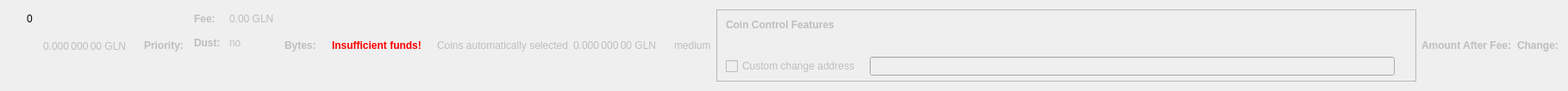
    <widget class="QWidget" name="dummyHideWidget" native="true">
     <property name="maximumSize">
      <size>
       <width>100</width>
       <height>22</height>
      </size>
     </property>
     <layout class="QHBoxLayout" name="dummyHideLayout">
      <item>
       <layout class="QFormLayout" name="formLayoutCoinControl1">
        <property name="horizontalSpacing">
         <number>10</number>
        </property>
        <property name="verticalSpacing">
         <number>14</number>
        </property>
        <property name="leftMargin">
         <number>10</number>
        </property>
        <property name="topMargin">
         <number>4</number>
        </property>
        <property name="rightMargin">
         <number>6</number>
        </property>
        <item row="0" column="1">
         <widget class="QLabel" name="labelCoinControlBytes">
          <property name="cursor">
           <cursorShape>IBeamCursor</cursorShape>
          </property>
          <property name="contextMenuPolicy">
           <enum>Qt::ActionsContextMenu</enum>
          </property>
          <property name="text">
           <string notr="true">0</string>
          </property>
          <property name="textInteractionFlags">
           <set>Qt::LinksAccessibleByMouse|Qt::TextSelectableByKeyboard|Qt::TextSelectableByMouse</set>
          </property>
         </widget>
        </item>
       </layout>
      </item>
      <item>
       <widget class="QLabel" name="labelCoinControlAfterFee">
        <property name="enabled">
         <bool>false</bool>
        </property>
        <property name="sizePolicy">
         <sizepolicy hsizetype="Fixed" vsizetype="Fixed">
          <horstretch>0</horstretch>
          <verstretch>0</verstretch>
         </sizepolicy>
        </property>
        <property name="minimumSize">
         <size>
          <width>111</width>
          <height>12</height>
         </size>
        </property>
        <property name="maximumSize">
         <size>
          <width>111</width>
          <height>12</height>
         </size>
        </property>
        <property name="cursor">
         <cursorShape>IBeamCursor</cursorShape>
        </property>
        <property name="contextMenuPolicy">
         <enum>Qt::ActionsContextMenu</enum>
        </property>
        <property name="text">
         <string notr="true">0.000 000 00 GLN</string>
        </property>
        <property name="textInteractionFlags">
         <set>Qt::LinksAccessibleByMouse|Qt::TextSelectableByKeyboard|Qt::TextSelectableByMouse</set>
        </property>
       </widget>
      </item>
      <item>
       <widget class="QLabel" name="labelCoinControlPriorityText">
        <property name="enabled">
         <bool>false</bool>
        </property>
        <property name="font">
         <font>
          <weight>75</weight>
          <bold>true</bold>
         </font>
        </property>
        <property name="text">
         <string>Priority:</string>
        </property>
       </widget>
      </item>
      <item>
       <layout class="QHBoxLayout" name="horizontalLayout"/>
      </item>
      <item>
       <layout class="QFormLayout" name="formLayoutCoinControl3">
        <property name="horizontalSpacing">
         <number>10</number>
        </property>
        <property name="verticalSpacing">
         <number>14</number>
        </property>
        <property name="leftMargin">
         <number>6</number>
        </property>
        <property name="topMargin">
         <number>4</number>
        </property>
        <property name="rightMargin">
         <number>6</number>
        </property>
        <item row="0" column="0">
         <widget class="QLabel" name="labelCoinControlFeeText">
          <property name="enabled">
           <bool>false</bool>
          </property>
          <property name="font">
           <font>
            <weight>75</weight>
            <bold>true</bold>
           </font>
          </property>
          <property name="text">
           <string>Fee:</string>
          </property>
          <property name="margin">
           <number>0</number>
          </property>
         </widget>
        </item>
        <item row="0" column="1">
         <widget class="QLabel" name="labelCoinControlFee">
          <property name="enabled">
           <bool>false</bool>
          </property>
          <property name="cursor">
           <cursorShape>IBeamCursor</cursorShape>
          </property>
          <property name="contextMenuPolicy">
           <enum>Qt::ActionsContextMenu</enum>
          </property>
          <property name="text">
           <string notr="true">0.00 GLN</string>
          </property>
          <property name="textInteractionFlags">
           <set>Qt::LinksAccessibleByMouse|Qt::TextSelectableByKeyboard|Qt::TextSelectableByMouse</set>
          </property>
         </widget>
        </item>
        <item row="1" column="0">
         <widget class="QLabel" name="labelCoinControlLowOutputText">
          <property name="enabled">
           <bool>false</bool>
          </property>
          <property name="font">
           <font>
            <weight>75</weight>
            <bold>true</bold>
           </font>
          </property>
          <property name="text">
           <string>Dust:</string>
          </property>
         </widget>
        </item>
        <item row="1" column="1">
         <widget class="QLabel" name="labelCoinControlLowOutput">
          <property name="enabled">
           <bool>false</bool>
          </property>
          <property name="cursor">
           <cursorShape>IBeamCursor</cursorShape>
          </property>
          <property name="contextMenuPolicy">
           <enum>Qt::ActionsContextMenu</enum>
          </property>
          <property name="text">
           <string>no</string>
          </property>
          <property name="textInteractionFlags">
           <set>Qt::LinksAccessibleByMouse|Qt::TextSelectableByKeyboard|Qt::TextSelectableByMouse</set>
          </property>
         </widget>
        </item>
       </layout>
      </item>
      <item>
       <widget class="QLabel" name="labelCoinControlBytesText">
        <property name="enabled">
         <bool>false</bool>
        </property>
        <property name="font">
         <font>
          <weight>75</weight>
          <bold>true</bold>
         </font>
        </property>
        <property name="text">
         <string>Bytes:</string>
        </property>
       </widget>
      </item>
      <item>
       <layout class="QFormLayout" name="formLayoutCoinControl2">
        <property name="horizontalSpacing">
         <number>10</number>
        </property>
        <property name="verticalSpacing">
         <number>14</number>
        </property>
        <property name="leftMargin">
         <number>6</number>
        </property>
        <property name="topMargin">
         <number>4</number>
        </property>
        <property name="rightMargin">
         <number>6</number>
        </property>
       </layout>
      </item>
      <item>
       <layout class="QHBoxLayout" name="horizontalLayoutCoinControl2">
        <property name="spacing">
         <number>8</number>
        </property>
        <property name="bottomMargin">
         <number>10</number>
        </property>
       </layout>
      </item>
      <item>
       <widget class="QLabel" name="labelCoinControlInsuffFunds">
        <property name="enabled">
         <bool>false</bool>
        </property>
        <property name="minimumSize">
         <size>
          <width>0</width>
          <height>0</height>
         </size>
        </property>
        <property name="font">
         <font>
          <weight>75</weight>
          <bold>true</bold>
         </font>
        </property>
        <property name="styleSheet">
         <string notr="true">color:red;font-weight:bold;</string>
        </property>
        <property name="text">
         <string>Insufficient funds!</string>
        </property>
        <property name="margin">
         <number>5</number>
        </property>
       </widget>
      </item>
      <item>
       <layout class="QFormLayout" name="formLayoutCoinControl4">
        <property name="horizontalSpacing">
         <number>10</number>
        </property>
        <property name="verticalSpacing">
         <number>14</number>
        </property>
        <property name="leftMargin">
         <number>6</number>
        </property>
        <property name="topMargin">
         <number>4</number>
        </property>
        <property name="rightMargin">
         <number>6</number>
        </property>
       </layout>
      </item>
      <item>
       <widget class="QLabel" name="labelCoinControlAutomaticallySelected">
        <property name="enabled">
         <bool>false</bool>
        </property>
        <property name="sizePolicy">
         <sizepolicy hsizetype="Fixed" vsizetype="Fixed">
          <horstretch>0</horstretch>
          <verstretch>0</verstretch>
         </sizepolicy>
        </property>
        <property name="minimumSize">
         <size>
          <width>0</width>
          <height>0</height>
         </size>
        </property>
        <property name="maximumSize">
         <size>
          <width>240</width>
          <height>16777215</height>
         </size>
        </property>
        <property name="text">
         <string>Coins automatically selected</string>
        </property>
        <property name="margin">
         <number>5</number>
        </property>
       </widget>
      </item>
      <item>
       <widget class="QLabel" name="labelCoinControlChange">
        <property name="enabled">
         <bool>false</bool>
        </property>
        <property name="sizePolicy">
         <sizepolicy hsizetype="Fixed" vsizetype="Fixed">
          <horstretch>0</horstretch>
          <verstretch>0</verstretch>
         </sizepolicy>
        </property>
        <property name="minimumSize">
         <size>
          <width>111</width>
          <height>0</height>
         </size>
        </property>
        <property name="maximumSize">
         <size>
          <width>111</width>
          <height>16777215</height>
         </size>
        </property>
        <property name="cursor">
         <cursorShape>IBeamCursor</cursorShape>
        </property>
        <property name="contextMenuPolicy">
         <enum>Qt::ActionsContextMenu</enum>
        </property>
        <property name="text">
         <string notr="true">0.000 000 00 GLN</string>
        </property>
        <property name="textInteractionFlags">
         <set>Qt::LinksAccessibleByMouse|Qt::TextSelectableByKeyboard|Qt::TextSelectableByMouse</set>
        </property>
       </widget>
      </item>
      <item>
       <widget class="QLabel" name="labelCoinControlPriority">
        <property name="enabled">
         <bool>false</bool>
        </property>
        <property name="cursor">
         <cursorShape>IBeamCursor</cursorShape>
        </property>
        <property name="contextMenuPolicy">
         <enum>Qt::ActionsContextMenu</enum>
        </property>
        <property name="text">
         <string>medium</string>
        </property>
        <property name="textInteractionFlags">
         <set>Qt::LinksAccessibleByMouse|Qt::TextSelectableByKeyboard|Qt::TextSelectableByMouse</set>
        </property>
       </widget>
      </item>
      <item>
       <widget class="QFrame" name="frameCoinControl">
        <property name="sizePolicy">
         <sizepolicy hsizetype="Expanding" vsizetype="Expanding">
          <horstretch>0</horstretch>
          <verstretch>0</verstretch>
         </sizepolicy>
        </property>
        <property name="maximumSize">
         <size>
          <width>16777215</width>
          <height>16777215</height>
         </size>
        </property>
        <property name="frameShape">
         <enum>QFrame::StyledPanel</enum>
        </property>
        <property name="frameShadow">
         <enum>QFrame::Sunken</enum>
        </property>
        <layout class="QVBoxLayout" name="verticalLayoutCoinControl2_2">
         <property name="spacing">
          <number>0</number>
         </property>
         <property name="leftMargin">
          <number>0</number>
         </property>
         <property name="topMargin">
          <number>0</number>
         </property>
         <property name="rightMargin">
          <number>0</number>
         </property>
         <property name="bottomMargin">
          <number>6</number>
         </property>
         <item>
          <layout class="QVBoxLayout" name="verticalLayoutCoinControl" stretch="0,0,0,1">
           <property name="spacing">
            <number>0</number>
           </property>
           <property name="leftMargin">
            <number>10</number>
           </property>
           <property name="topMargin">
            <number>10</number>
           </property>
           <item>
            <layout class="QHBoxLayout" name="horizontalLayoutCoinControl1">
             <property name="bottomMargin">
              <number>15</number>
             </property>
             <item>
              <widget class="QLabel" name="labelCoinControlFeatures">
               <property name="enabled">
                <bool>false</bool>
               </property>
               <property name="sizePolicy">
                <sizepolicy hsizetype="Preferred" vsizetype="Maximum">
                 <horstretch>0</horstretch>
                 <verstretch>0</verstretch>
                </sizepolicy>
               </property>
               <property name="font">
                <font>
                 <weight>75</weight>
                 <bold>true</bold>
                </font>
               </property>
               <property name="styleSheet">
                <string notr="true">font-weight:bold;</string>
               </property>
               <property name="text">
                <string>Coin Control Features</string>
               </property>
              </widget>
             </item>
            </layout>
           </item>
           <item>
            <widget class="QWidget" name="widgetCoinControl" native="true">
             <property name="sizePolicy">
              <sizepolicy hsizetype="Preferred" vsizetype="Preferred">
               <horstretch>0</horstretch>
               <verstretch>0</verstretch>
              </sizepolicy>
             </property>
             <property name="minimumSize">
              <size>
               <width>0</width>
               <height>0</height>
              </size>
             </property>
             <property name="styleSheet">
              <string notr="true"/>
             </property>
             <layout class="QHBoxLayout" name="horizontalLayoutCoinControl5_2">
              <property name="leftMargin">
               <number>0</number>
              </property>
              <property name="topMargin">
               <number>0</number>
              </property>
              <property name="rightMargin">
               <number>0</number>
              </property>
              <property name="bottomMargin">
               <number>0</number>
              </property>
              <item>
               <layout class="QHBoxLayout" name="horizontalLayoutCoinControl3">
                <property name="spacing">
                 <number>20</number>
                </property>
                <property name="topMargin">
                 <number>0</number>
                </property>
                <property name="bottomMargin">
                 <number>10</number>
                </property>
               </layout>
              </item>
             </layout>
            </widget>
           </item>
           <item>
            <layout class="QHBoxLayout" name="horizontalLayoutCoinControl4" stretch="0,0,0">
             <property name="spacing">
              <number>12</number>
             </property>
             <property name="sizeConstraint">
              <enum>QLayout::SetDefaultConstraint</enum>
             </property>
             <property name="topMargin">
              <number>5</number>
             </property>
             <property name="rightMargin">
              <number>5</number>
             </property>
             <item>
              <widget class="QCheckBox" name="checkBoxCoinControlChange">
               <property name="enabled">
                <bool>false</bool>
               </property>
               <property name="toolTip">
                <string>If this is activated, but the change address is empty or invalid, change will be sent to a newly generated address.</string>
               </property>
               <property name="text">
                <string>Custom change address</string>
               </property>
              </widget>
             </item>
             <item>
              <widget class="QValidatedLineEdit" name="lineEditCoinControlChange">
               <property name="enabled">
                <bool>false</bool>
               </property>
               <property name="sizePolicy">
                <sizepolicy hsizetype="Expanding" vsizetype="Fixed">
                 <horstretch>0</horstretch>
                 <verstretch>0</verstretch>
                </sizepolicy>
               </property>
              </widget>
             </item>
             <item>
              <widget class="QLabel" name="labelCoinControlChangeLabel_2">
               <property name="sizePolicy">
                <sizepolicy hsizetype="Preferred" vsizetype="Expanding">
                 <horstretch>0</horstretch>
                 <verstretch>0</verstretch>
                </sizepolicy>
               </property>
               <property name="minimumSize">
                <size>
                 <width>0</width>
                 <height>0</height>
                </size>
               </property>
               <property name="text">
                <string/>
               </property>
               <property name="margin">
                <number>3</number>
               </property>
              </widget>
             </item>
            </layout>
           </item>
           <item>
            <spacer name="verticalSpacerCoinControl">
             <property name="orientation">
              <enum>Qt::Vertical</enum>
             </property>
             <property name="sizeHint" stdset="0">
              <size>
               <width>800</width>
               <height>1</height>
              </size>
             </property>
            </spacer>
           </item>
          </layout>
         </item>
        </layout>
       </widget>
      </item>
      <item>
       <widget class="QLabel" name="labelCoinControlAfterFeeText">
        <property name="enabled">
         <bool>false</bool>
        </property>
        <property name="minimumSize">
         <size>
          <width>0</width>
          <height>0</height>
         </size>
        </property>
        <property name="maximumSize">
         <size>
          <width>16777215</width>
          <height>16777215</height>
         </size>
        </property>
        <property name="font">
         <font>
          <weight>75</weight>
          <bold>true</bold>
         </font>
        </property>
        <property name="text">
         <string>Amount After Fee:</string>
        </property>
        <property name="alignment">
         <set>Qt::AlignLeading|Qt::AlignLeft|Qt::AlignVCenter</set>
        </property>
        <property name="margin">
         <number>0</number>
        </property>
       </widget>
      </item>
      <item>
       <widget class="QLabel" name="labelCoinControlChangeText">
        <property name="enabled">
         <bool>false</bool>
        </property>
        <property name="sizePolicy">
         <sizepolicy hsizetype="Preferred" vsizetype="Preferred">
          <horstretch>0</horstretch>
          <verstretch>0</verstretch>
         </sizepolicy>
        </property>
        <property name="minimumSize">
         <size>
          <width>0</width>
          <height>0</height>
         </size>
        </property>
        <property name="maximumSize">
         <size>
          <width>16777215</width>
          <height>16777215</height>
         </size>
        </property>
        <property name="font">
         <font>
          <weight>75</weight>
          <bold>true</bold>
         </font>
        </property>
        <property name="text">
         <string>Change:</string>
        </property>
        <property name="alignment">
         <set>Qt::AlignLeading|Qt::AlignLeft|Qt::AlignVCenter</set>
        </property>
       </widget>
      </item>
     </layout>
    </widget>
